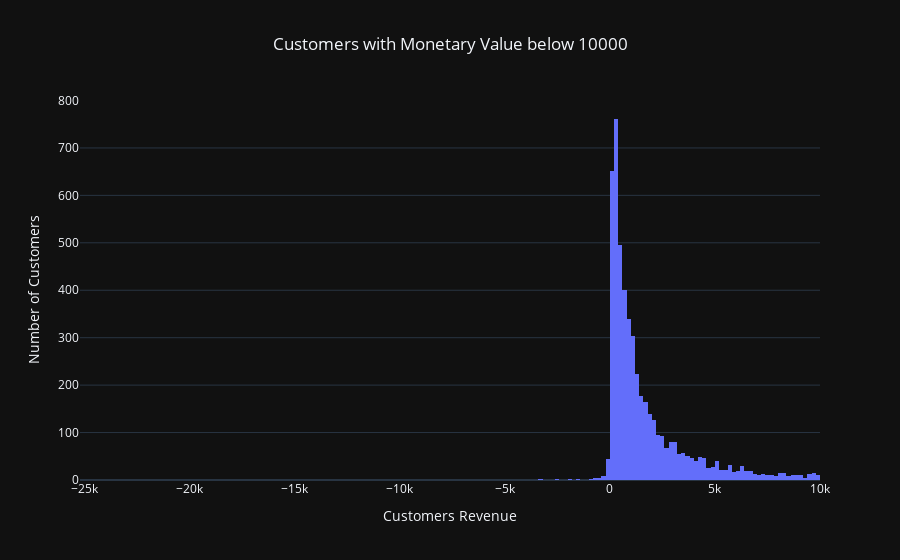

Here is the notebook cell this chart was saved with:
### Code cell
# plot histogram
hist_fig = px.histogram(x=ctm_dt.query('Revenue < 10000')['Revenue'], 
                        title="Customers with Monetary Value below 10000", 
                        template= "plotly_dark" 
                       )

hist_fig.update_layout(title_x=0.5, 
                       xaxis_title="Customers Revenue", 
                       yaxis_title="Number of Customers"
                      )

hist_fig.show(config={'displaylogo': False})

### Figure 1 — Plotly figure (JSON) as saved in the notebook; plotly's stock layout.template omitted (floating-point values rounded to 4 significant figures; data arrays with more than 128 entries replaced by an {"elided": "..."} marker saying what was removed)
{"data": [{"alignmentgroup": "True", "bingroup": "x", "hovertemplate": "x=%{x}<br>count=%{y}<extra></extra>", "legendgroup": "", "marker": {"color": "#636efa", "pattern": {"shape": ""}}, "name": "", "offsetgroup": "", "orientation": "v", "showlegend": false, "type": "histogram", "x": {"elided": "5068 float values"}, "xaxis": "x", "yaxis": "y"}], "layout": {"barmode": "relative", "legend": {"tracegroupgap": 0}, "title": {"text": "Customers with Monetary Value below 10000", "x": 0.5}, "xaxis": {"anchor": "y", "domain": [0, 1], "title": {"text": "Customers Revenue"}}, "yaxis": {"anchor": "x", "domain": [0, 1], "title": {"text": "Number of Customers"}}}}
